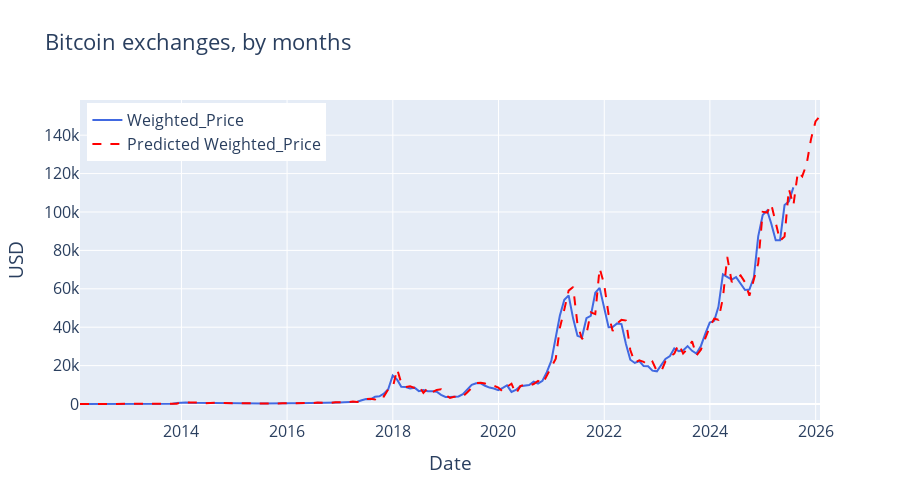

Here is the notebook cell this chart was saved with:
### Markdown cell above
# Prediction
## Here we predict the price of Bitcoin up till **January 2026**

### Code cell
def invboxcox(y, lmbda):
    if lmbda == 0:
        return np.exp(y)
    else:
        return np.exp(np.log(lmbda*y+1)/lmbda)

# 1. Extend the index for full range: history + future
future_dates = pd.date_range(start='2025-07-31', end='2026-01-31', freq='M')
full_index = df_month.index.append(future_dates)

# 2. Predict for entire period (from first to last index)
full_forecast_box = best_model.predict(start=0, end=len(full_index)-1)
full_forecast = invboxcox(full_forecast_box, lmbda)

# 3. Build DataFrame with historical and forecasted
df_plot = pd.DataFrame(index=full_index)
df_plot['Weighted_Price'] = df_month['Weighted_Price']
df_plot['Predicted_Weighted_Price'] = full_forecast

# 4. Plot
fig = go.Figure()
fig.add_trace(go.Scatter(
    x=df_plot.index, y=df_plot['Weighted_Price'],
    mode='lines', name='Weighted_Price', line=dict(color='royalblue')
))
fig.add_trace(go.Scatter(
    x=df_plot.index, y=df_plot['Predicted_Weighted_Price'],
    mode='lines', name='Predicted Weighted_Price',
    line=dict(color='red', dash='dash')
))

fig.update_layout(
    height=500, width=900,
    title='Bitcoin exchanges, by months',
    xaxis_title='Date',
    yaxis_title='USD',
    font=dict(size=16),
    legend=dict(x=0.01, y=0.99)
)
fig.show()

### Figure 1 — Plotly figure (JSON) as saved in the notebook; plotly's stock layout.template omitted (floating-point values rounded to 4 significant figures; data arrays with more than 128 entries replaced by an {"elided": "..."} marker saying what was removed)
{"data": [{"line": {"color": "royalblue"}, "mode": "lines", "name": "Weighted_Price", "type": "scatter", "x": {"elided": "170 str values"}, "y": {"elided": "170 float values"}}, {"line": {"color": "red", "dash": "dash"}, "mode": "lines", "name": "Predicted Weighted_Price", "type": "scatter", "x": {"elided": "170 str values"}, "y": {"elided": "170 float values"}}], "layout": {"font": {"size": 16}, "height": 500, "legend": {"x": 0.01, "y": 0.99}, "title": {"text": "Bitcoin exchanges, by months"}, "width": 900, "xaxis": {"autorange": true, "range": ["2012-01-31", "2026-01-31"], "title": {"text": "Date"}, "type": "date"}, "yaxis": {"autorange": true, "range": [-8332.0, 158300.0], "title": {"text": "USD"}, "type": "linear"}}}
